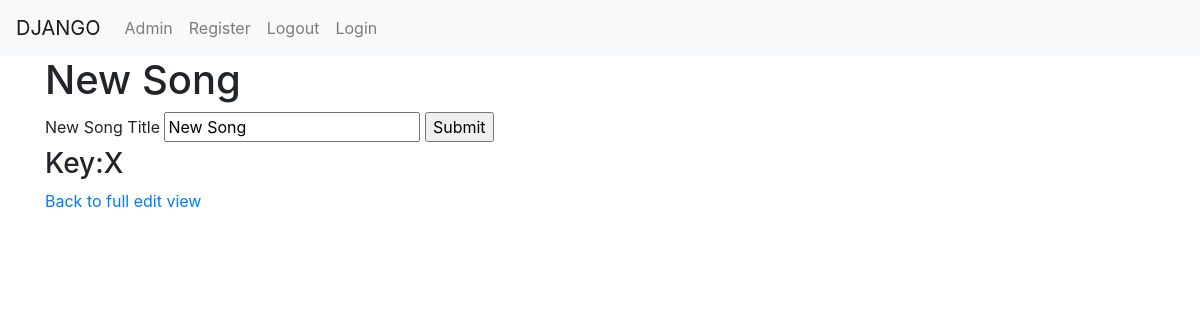
Before: /song_edit_title/7 with the older database file.
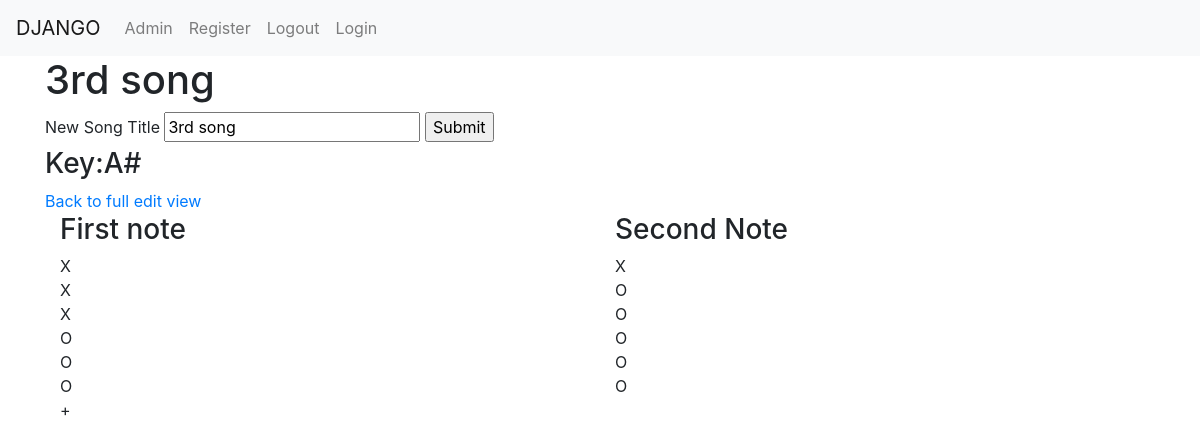
After: the same page with the newer database file.
### tabs/models.py (models this page shows, shortened)
class Song(models.Model):
    name = models.CharField(max_length = 20)
    key = models.CharField(max_length = 2)

class Notes(models.Model):
    upper_octave = models.BooleanField(default = False)
    comment = models.CharField(max_length = 50)
    hole_1 = models.BooleanField(default = False)
    hole_2 = models.BooleanField(default = False)
    hole_3 = models.BooleanField(default = False)
    hole_4 = models.BooleanField(default = False)
    hole_5 = models.BooleanField(default = False)
    hole_6 = models.BooleanField(default = False)
    song = models.ForeignKey(Song, on_delete = models.SET_NULL, null=True)

### tabs/views.py (the view)
# urls.py: path('song_edit_title/<int:pk>', views.song_edit_name, name='edit_name'),
def song_edit_name(request, pk):
    song = Song.objects.get(id=pk)
    notes = song.notes_set.all()
    if request.method == 'POST':
        new_name = request.POST['title']
        song.name = new_name
        song.save()
        page_back_url = "/edit/" + str(pk) + "/"
        return redirect(page_back_url)
    context = {'notes': notes, 'song': song}
    return render(request, 'tabs/song_edit_name.html', context)

### tabs/templates/tabs/song_edit_name.html (shortened to what this page needs)
{% extends "tabs/base.html" %}
{% block body_block %}
<body>
    <h1>{{ song.name }}</h1>
    <form action="" method = 'POST'>
        <label for="title">New Song Title</label>
        <input type="text" id='title' name="title" value="{{song.name}}">
        <input type="submit" value="Submit">
    </form>
    <h3>Key:{{ song.key }}</h3>
    <a class = 'button' href="{% url 'edit' pk=song.pk %}">Back to full edit view</a>
<div class="container">
  <div class="row align-items-start">
    {% for note in notes %}
        <div class="col">
            <h3>{{ note.comment }}</h3>
            {% if note.hole_1 == True %}
            <div>X</div>
            {% else %}
            <div>O</div>
            {% endif %}
            {% if note.hole_2 == True %}
            <div>X</div>
            {% else %}
            <div>O</div>
            {% endif %}
            {% if note.hole_3 == True %}
            <div>X</div>
            {% else %}
            <div>O</div>
            {% endif %}
            {% if note.hole_4 == True %}
            <div>X</div>
            {% else %}
            <div>O</div>
            {% endif %}
            {% if note.hole_5 == True %}
            <div>X</div>
            {% else %}
            <div>O</div>
            {% endif %}
            {% if note.hole_6 == True %}
            <div>X</div>
            {% else %}
            <div>O</div>
            {% endif %}
            {% if note.upper_octave == True %}
            <div>+</div>
            {% else %}
            <div></div>
            {% endif %}
        </div>
    {% endfor %}
  </div>
</div>
{% endblock %}

Changed rows visible on the page:
changed Song: name "New Song" → "3rd song"; title "New Song" → "3rd song"; key "X" → "A#"
added Notes: comment "First note", hole_1 "X", hole_2 "X", hole_3 "X", hole_4 "O", hole_5 "O", hole_6 "O"
added Notes: comment "Second Note", hole_1 "X", hole_2 "O", hole_3 "O", hole_4 "O", hole_5 "O", hole_6 "O"
